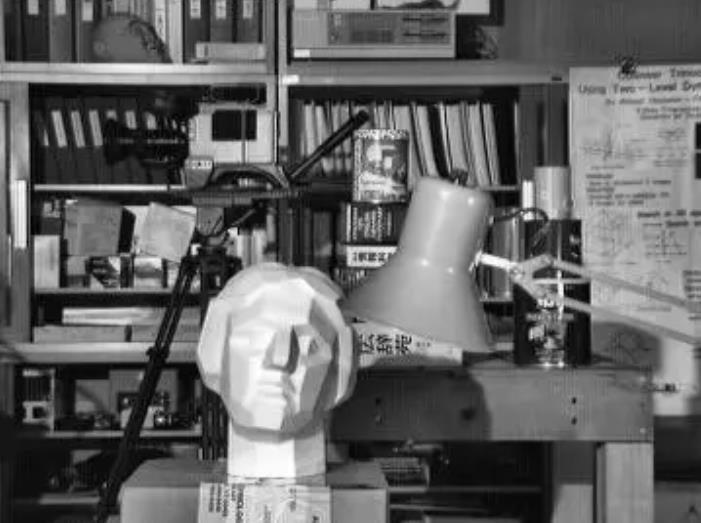
#> input picture day04/3.jpg, 701 x 523 px
$ python test03.py
#> lines starting #> are read from the running program, lines starting #| are printed output that depends on the picture
import cv2

img = cv2.imread('3.jpg', 0)
#> img is the input picture: shape (523, 701); min 0, max 255, mean 100.2
cv2.imshow("src", img)

dst1 = cv2.equalizeHist(img)
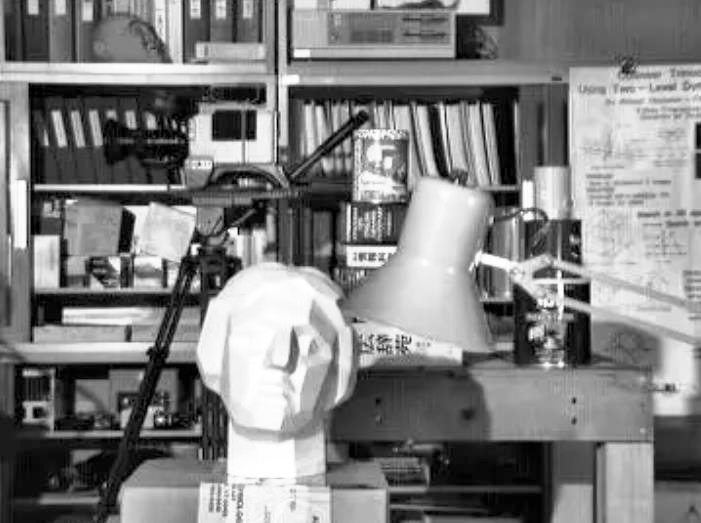
#> dst1: shape (523, 701); min 0, max 255, mean 128.1
cv2.imshow("dst1", dst1)

clahe = cv2.createCLAHE(clipLimit=2.0, tileGridSize=(8, 8))
dst2 = clahe.apply(img)
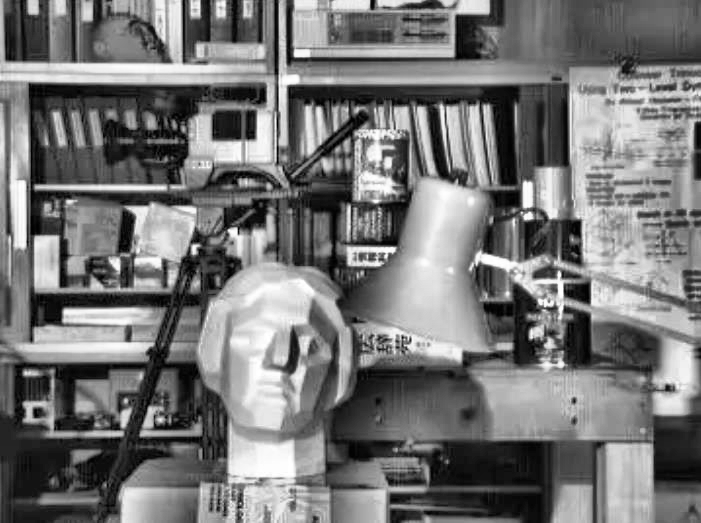
#> dst2: shape (523, 701); min 0, max 255, mean 117.7
cv2.imshow("dst2", dst2)

cv2.waitKey(0)
